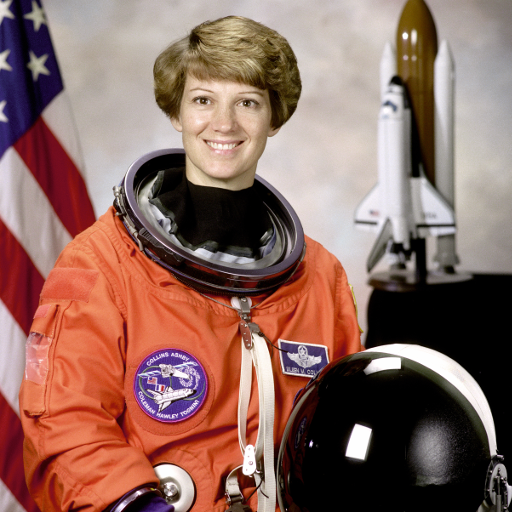
#> input picture skimage.data.astronaut(), 512 x 512 px
$ jupyter execute '009 OpenCV_Face_Detection.ipynb'   (shell and % lines are left out)
#> lines starting #> are read from the running program, lines starting #| are printed output that depends on the picture; after the words box and inside, x2 and y2 are one past the last pixel; in counts of white or black regions, pixels touching at a corner belong together
[cell 1]
# ติดตั้ง opencv package for python
# ใช้เวลาสักพัก ทำเพียงครั้งเดียว เพื่อติดตั้งลงบนเครื่อง
#!pip install opencv-python

[cell 2]
import numpy as np
import matplotlib.pyplot as plt
import cv2

def show_image(img, title=None):
    plt.imshow(img, cmap='gray')
    plt.title(title)
    plt.axis('off')

### Detect face

[cell 3]
#โหลดรูปภาพ
from skimage import data

img_astro = data.astronaut()
#> img_astro is the input picture: shape (512, 512, 3); mean R, G, B 141.6, 105.8, 96.5
show_image(img_astro)

[cell 4]
# แปลงรูป RGB -> grayscale
img_gray = cv2.cvtColor(img_astro, cv2.COLOR_RGB2GRAY)
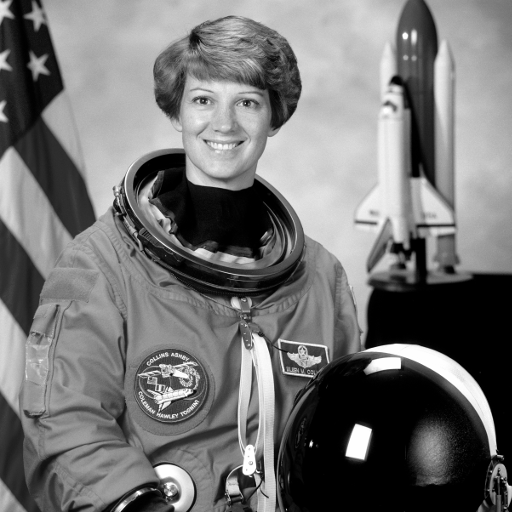
#> img_gray: shape (512, 512); min 0, max 255, mean 115.4
show_image(img_gray)

[cell 5]
# โหลด trained classifer สำหรับตรวจจับหน้า ด้านหน้า
face_detector = cv2.CascadeClassifier('haarcascade_frontalface_default.xml')

# detect หน้าโดยใช้ detectMultiScale method
faces = face_detector.detectMultiScale(img_gray, scaleFactor=1.2, minSize=(60,60), maxSize=(120,120))
#> faces = [[178, 67, 92, 92]]

# วาดสีเหลี่ยมรอบหน้าที่เจอ
img_detected = img_astro.copy()
for (x,y,w,h) in faces:
    cv2.rectangle(img_detected, (x,y), (x+w,y+h), (255,0,0), 2)
#> this loop made 1 pass
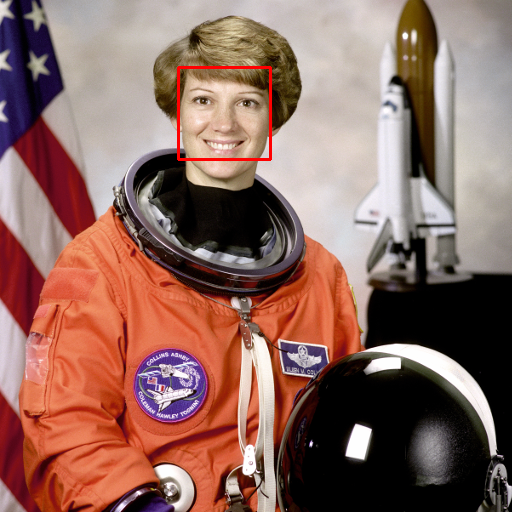
#> img_detected: shape (512, 512, 3); 0.42% of pixels changed, all inside (x1, y1, x2, y2) = (177, 66, 272, 161)
show_image(img_detected);

# แบบฝึกหัด
**Face detection รูปหมู่**

[cell 6]
import numpy as np
import matplotlib.pyplot as plt
import cv2

def show_image(img, title=None):
    plt.imshow(img, cmap='gray')
    plt.title(title)
    plt.axis('off')

[cell 7]
#โหลดภาพ
img_group = plt.imread('img_group_large.jpg')
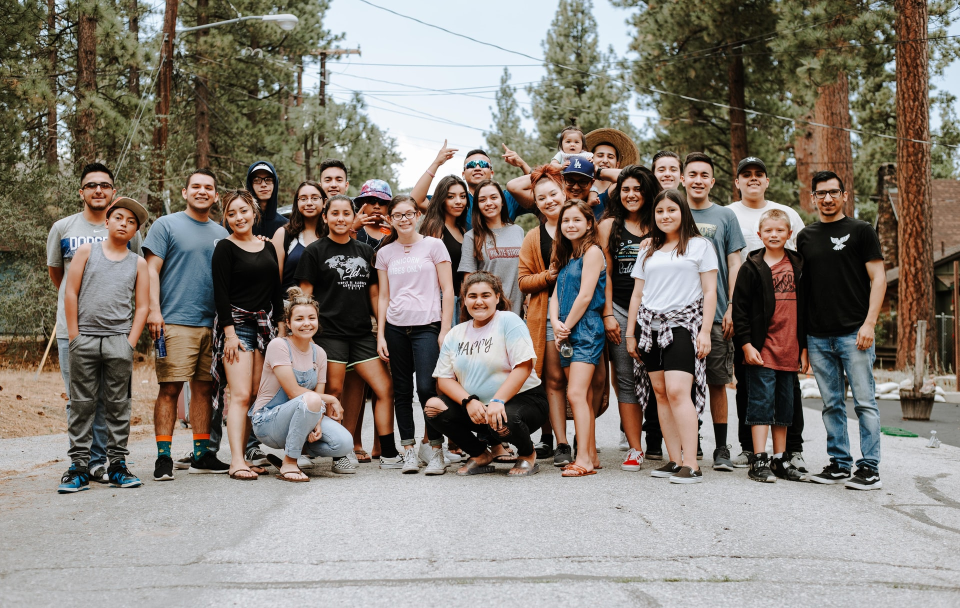
#> input picture img_group_large.jpg, 1920 x 1216 px (shown at 1/2 size)
#> img_group is the input picture: shape (1216, 1920, 3); mean R, G, B 133.6, 126, 117.4
show_image(img_group)

[cell 8]
#แปลงเป็น grayscale
img_gray = cv2.cvtColor(img_group, cv2.COLOR_RGB2GRAY)
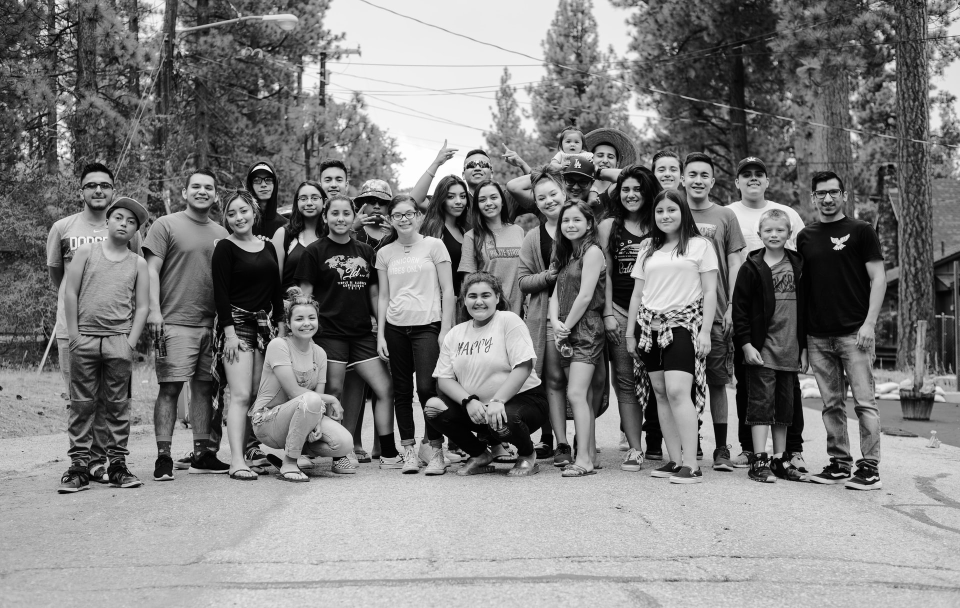
#> img_gray: shape (1216, 1920) (shown at 1/2 size); min 0, max 255, mean 127.3

# โหลด trained classifer สำหรับตรวจจับหน้า ด้านหน้า
face_detector = cv2.CascadeClassifier('haarcascade_frontalface_default.xml')

#detect หน้า
faces = face_detector.detectMultiScale(img_gray, scaleFactor=1.2, minSize=(60,60), maxSize=(120,120))
#> faces = 22 rows, first 6: [1181, 288, 61, 61], [1301, 311, 69, 69], [1361, 321, 73, 73], [634, 332, 69, 69], [161, 344, 72, 72], [370, 346, 70, 70]

print('พบจำนวน', len(faces), 'หน้า')
#| พบจำนวน 22 หน้า

[cell 9]
#แสดงสี่เหลี่ยมรอบหน้าที่เจอ
img_detected = img_group.copy()
for (x,y,w,h) in faces:
    cv2.rectangle(img_detected, (x,y), (x+w,y+h), (255,0,0), 2)
#> this loop made 22 passes
#> (x, y, w, h) on passes 1 to 12: (1181, 288, 61, 61), (1301, 311, 69, 69), (1361, 321, 73, 73), (634, 332, 69, 69), (161, 344, 72, 72), (370, 346, 70, 70), (1230, 354, 65, 65), (1618, 356, 76, 76), (586, 370, 66, 66), (886, 370, 61, 61), (946, 370, 66, 66), (1064, 364, 67, 67)
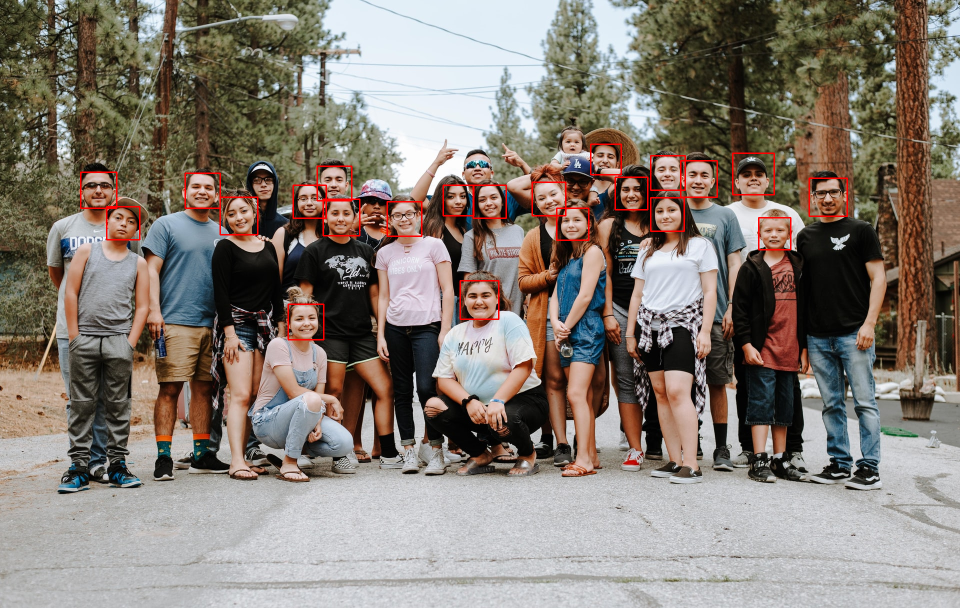
#> img_detected: shape (1216, 1920, 3) (shown at 1/2 size); 0.77% of pixels changed, all inside (x1, y1, x2, y2) = (160, 287, 1696, 681)
show_image(img_detected);

[cell 10]
#save รูปผล
plt.imsave('img_group_faces.jpg', img_detected)

# แบบฝึกหัด
**Face detection หน้าแมว**

[cell 11]
import numpy as np
import matplotlib.pyplot as plt
import cv2

def show_image(img, title=None):
    plt.imshow(img, cmap='gray')
    plt.title(title)
    plt.axis('off')

[cell 12]
#โหลดรูปแมว
img_cat = plt.imread('img_cat.jpg')
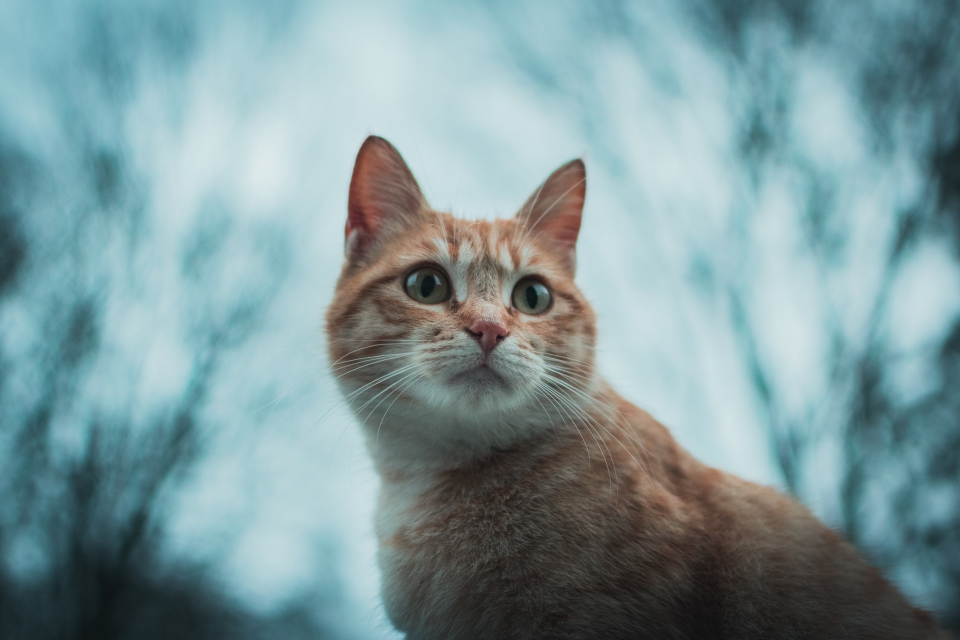
#> input picture img_cat.jpg, 1920 x 1280 px (shown at 1/2 size)
#> img_cat is the input picture: shape (1280, 1920, 3); mean R, G, B 126.1, 152.2, 155.6
show_image(img_cat)

[cell 13]
#แปลงเป็นภาพ grayscale
img_gray = cv2.cvtColor(img_cat, cv2.COLOR_RGB2GRAY)
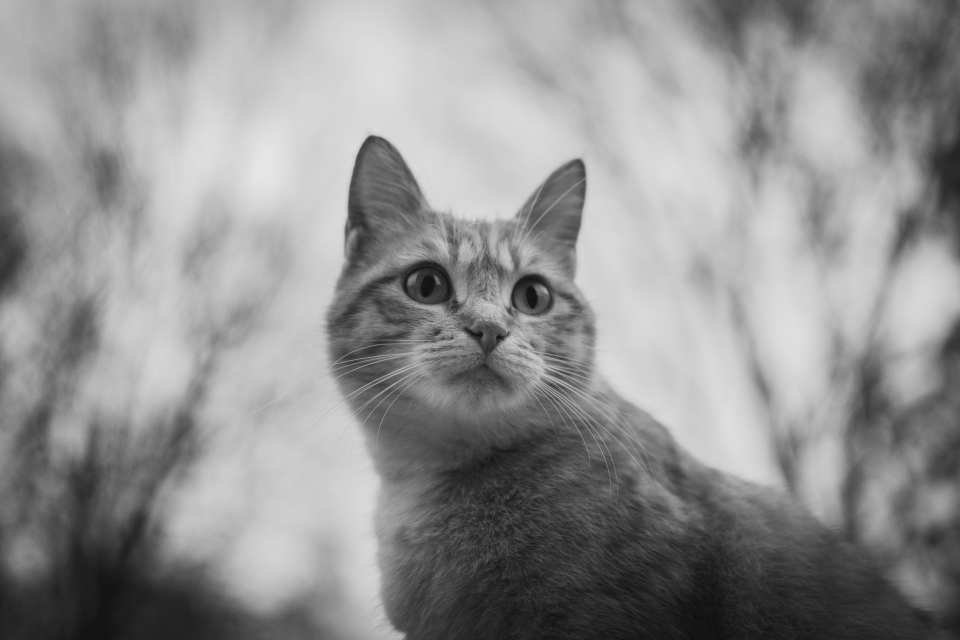
#> img_gray: shape (1280, 1920) (shown at 1/2 size); min 14, max 230, mean 144.8
show_image(img_gray)

[cell 14]
#โหลด trained classifer ที่ถูก trained มาจากรูปหน้าแมว
catface_detector = cv2.CascadeClassifier('haarcascade_frontalcatface.xml')

#detect หน้าแมว
catfaces = catface_detector.detectMultiScale(img_gray, scaleFactor=1.5, minSize=(50,50), maxSize=(800,800))
#> catfaces = [[742, 403, 410, 410]]
print('พบหน้าแมว', len(catfaces), 'หน้า')
#| พบหน้าแมว 1 หน้า

[cell 15]
#แสดงกรอบสี่เหลี่ยมบนหน้าที่เจอ
img_detected = img_cat.copy()
for (x,y,w,h) in catfaces:
    cv2.rectangle(img_detected, (x,y), (x+w,y+h), (255,0,0), 10)
#> this loop made 1 pass
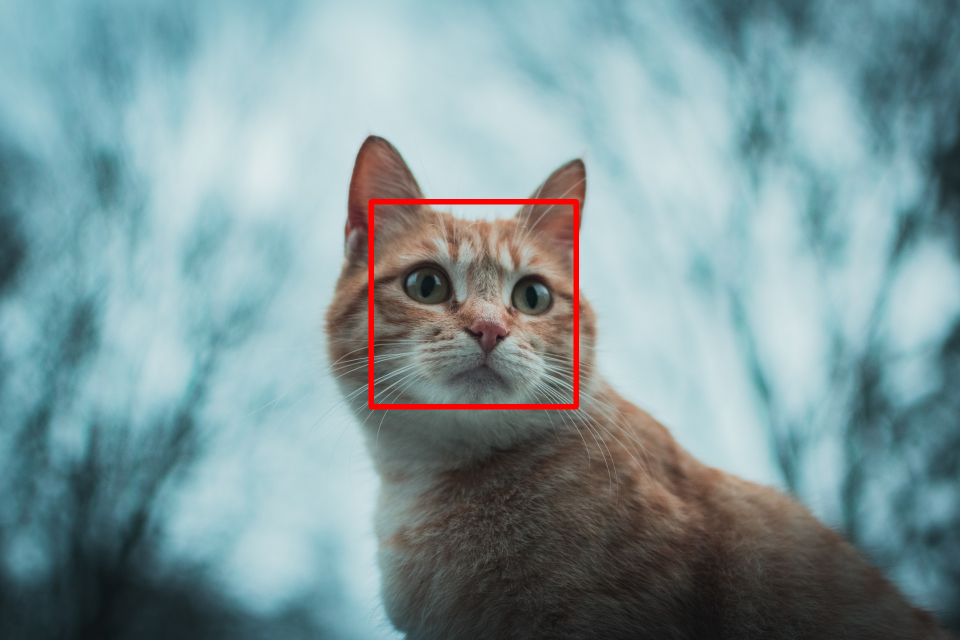
#> img_detected: shape (1280, 1920, 3) (shown at 1/2 size); 0.73% of pixels changed, all inside (x1, y1, x2, y2) = (737, 398, 1158, 819)
show_image(img_detected);

[cell 16]
#save รูปผล
plt.imsave('img_cat_face.jpg', img_detected)
